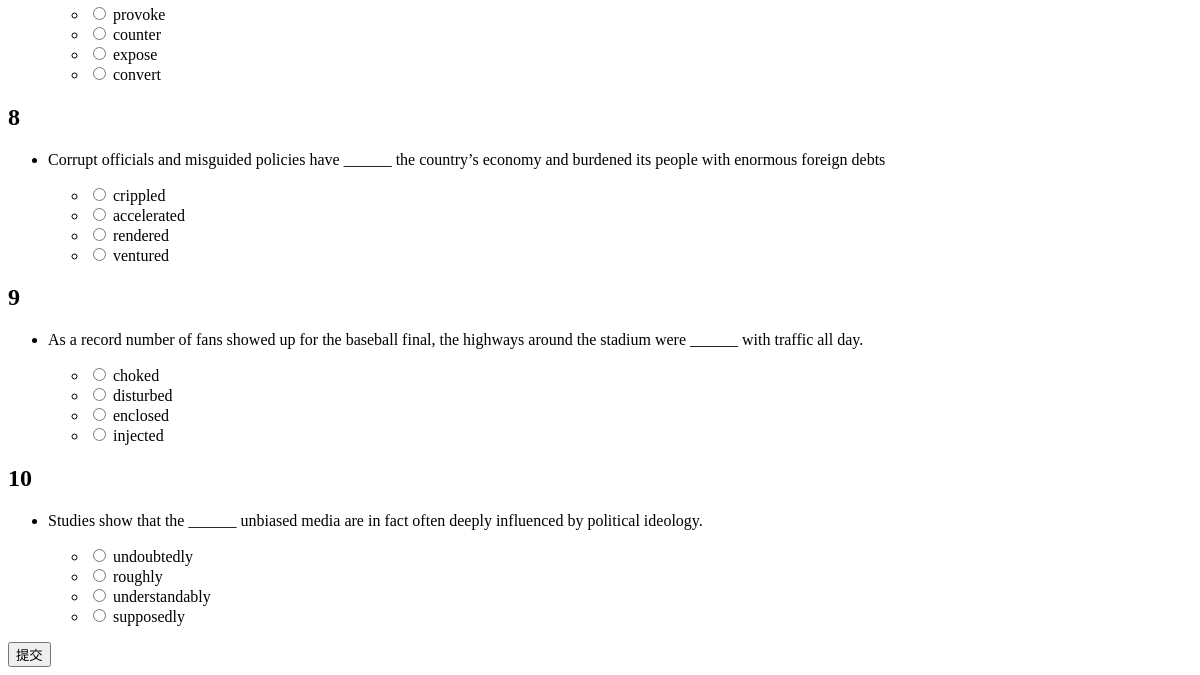
Before: /starExam (lower part) with the older database file.
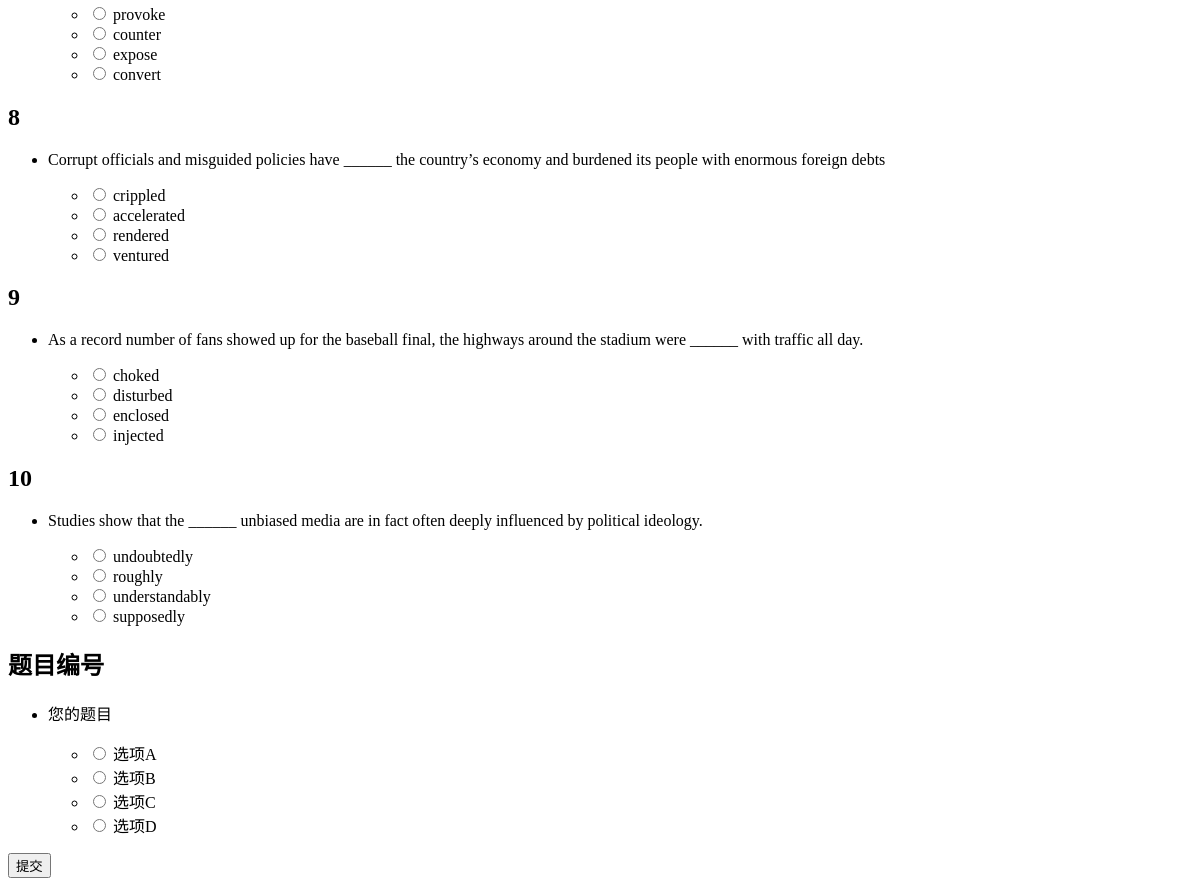
After: the same page with the newer database file.
### app01/models.py (models this page shows, shortened)
class Academic(models.Model):
    topic = models.TextField()
    optionA = models.TextField()
    optionB = models.TextField()
    optionC = models.TextField()
    optionD = models.TextField()
    answer = models.TextField()
    year = models.CharField(max_length=10)
    topic_number = models.CharField(max_length=10)

### app01/views.py (the view)
# urls.py: path('starExam',views.starExam,name='開始考試'),
def starExam(request):
    exam_papers = Academic.objects.all()
    return render(request, 'exam.html', {'exam_papers': exam_papers})

### app01/templates/exam.html (shortened to what this page needs)
<!DOCTYPE html>
<html lang="en">
<head>
</head>
<body>
    <form method="post" action="{% url 'submit_exam' %}">
        {% for academic in exam_papers %}
        <div class="paper">
            <h2>{{ academic.topic_number }}</h2>
            <ul>
                <li>
                    <p>{{ academic.topic }}</p>
                    <ul>
                        <li>
                            <input type="radio" name="paper_{{ academic.id }}" value="{{ academic.optionA }}">
                            {{ academic.optionA }}
                        </li>
                        <li>
                            <input type="radio" name="paper_{{ academic.id }}" value="{{ academic.optionB }}">
                            {{ academic.optionB }}
                        </li>
                        <li>
                            <input type="radio" name="paper_{{ academic.id }}" value="{{ academic.optionC }}">
                            {{ academic.optionC }}
                        </li>
                        <li>
                            <input type="radio" name="paper_{{ academic.id }}" value="{{ academic.optionD }}">
                            {{ academic.optionD }}
                        </li>
                    </ul>
                </li>
            </ul>
        </div>
        {% endfor %}
        <button type="submit">提交</button>
    </form>
</body>
</html>

Changed rows visible on the page:
added Academic: topic_number "题目编号", topic "您的题目", optionA "选项A", optionB "选项B", optionC "选项C", optionD "选项D"
